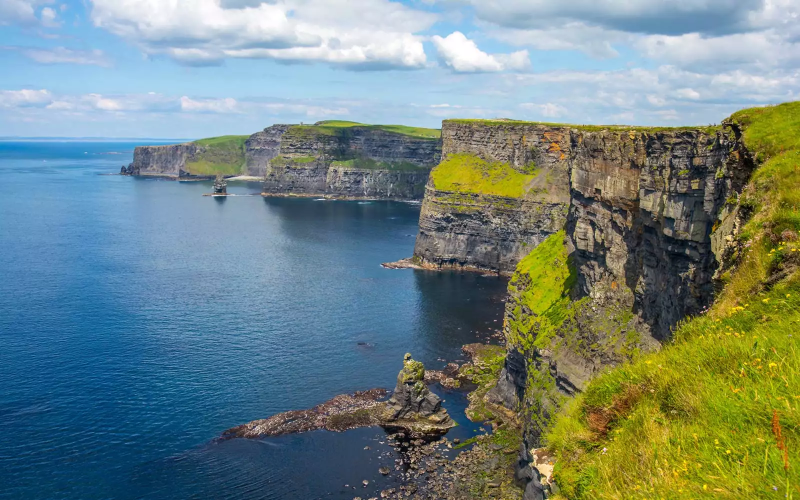
#> input picture Module4/1.png, 1600 x 1000 px (shown at 1/2 size)
$ jupyter execute P4_Image_Enhancement.ipynb   (shell and % lines are left out)
#> lines starting #> are read from the running program, lines starting #| are printed output that depends on the picture
# Basic image enhancement using mathematical operations
- Arithmetic operations like addition, multiplication
- Thresholding and masking
- Bitwise operations like OR, NOR..

[cell 1]
import cv2
import numpy as np
import matplotlib.pyplot as plt
from PIL import Image
from IPython.display import Image

# Read image

[cell 2]
img1 = cv2.imread("1.png", cv2.IMREAD_COLOR)
#> img1 is the input picture: shape (1000, 1600, 3); mean B, G, R 129, 133.2, 113.5
img1 = img1[:, :, ::-1]

plt.imshow(img1)
#> (this line was passed over: IPython is not available in this run)

# Addition or brightness

[cell 3]
matrix = np.ones(img1.shape, dtype="uint8")*100

img1_brighter = cv2.add(img1, matrix)
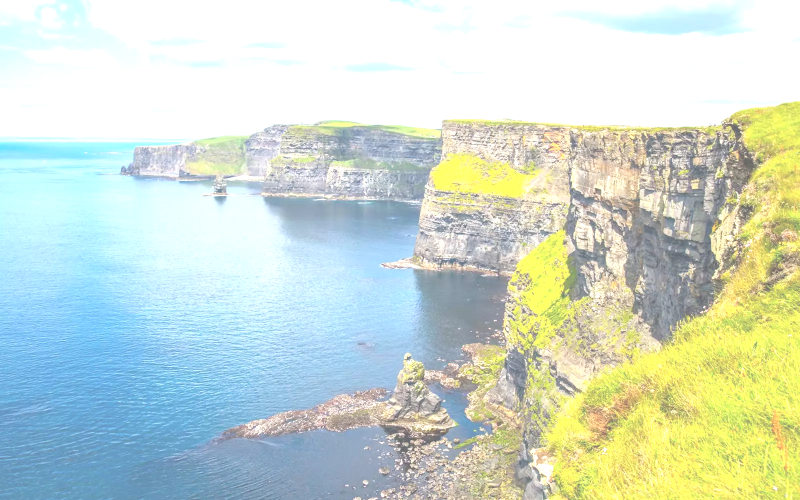
#> img1_brighter: shape (1000, 1600, 3) (shown at 1/2 size); mean R, G, B 205.1, 219.3, 206.6
img1_darker = cv2.subtract(img1, matrix)
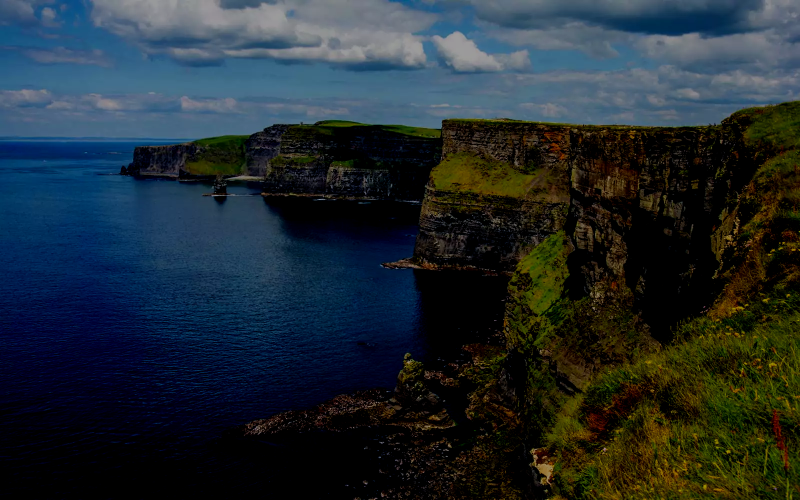
#> img1_darker: shape (1000, 1600, 3) (shown at 1/2 size); mean R, G, B 32.9, 43.3, 49.5

#plot
plt.figure(figsize=[20,5])
#> (this line was passed over: IPython is not available in this run)
plt.subplot(141); plt.imshow(img1_brighter); plt.title("Brighter")
#> (this line was passed over: IPython is not available in this run)
#> (this line was passed over: IPython is not available in this run)
#> (this line was passed over: IPython is not available in this run)
plt.subplot(142); plt.imshow(img1_darker); plt.title("Darker")
#> (this line was passed over: IPython is not available in this run)
#> (this line was passed over: IPython is not available in this run)
plt.subplot(143); plt.imshow(img1); plt.title("Origin")
